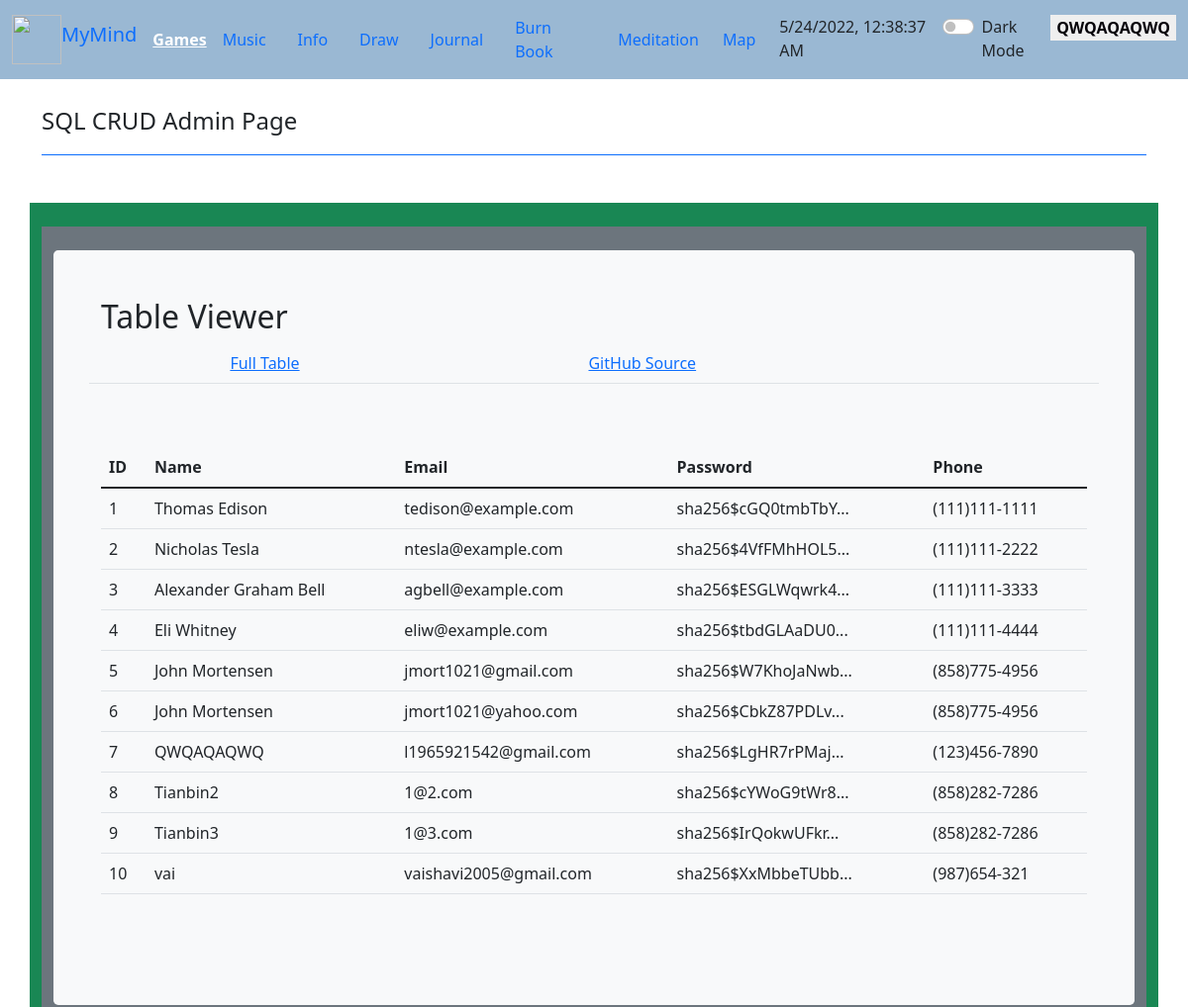
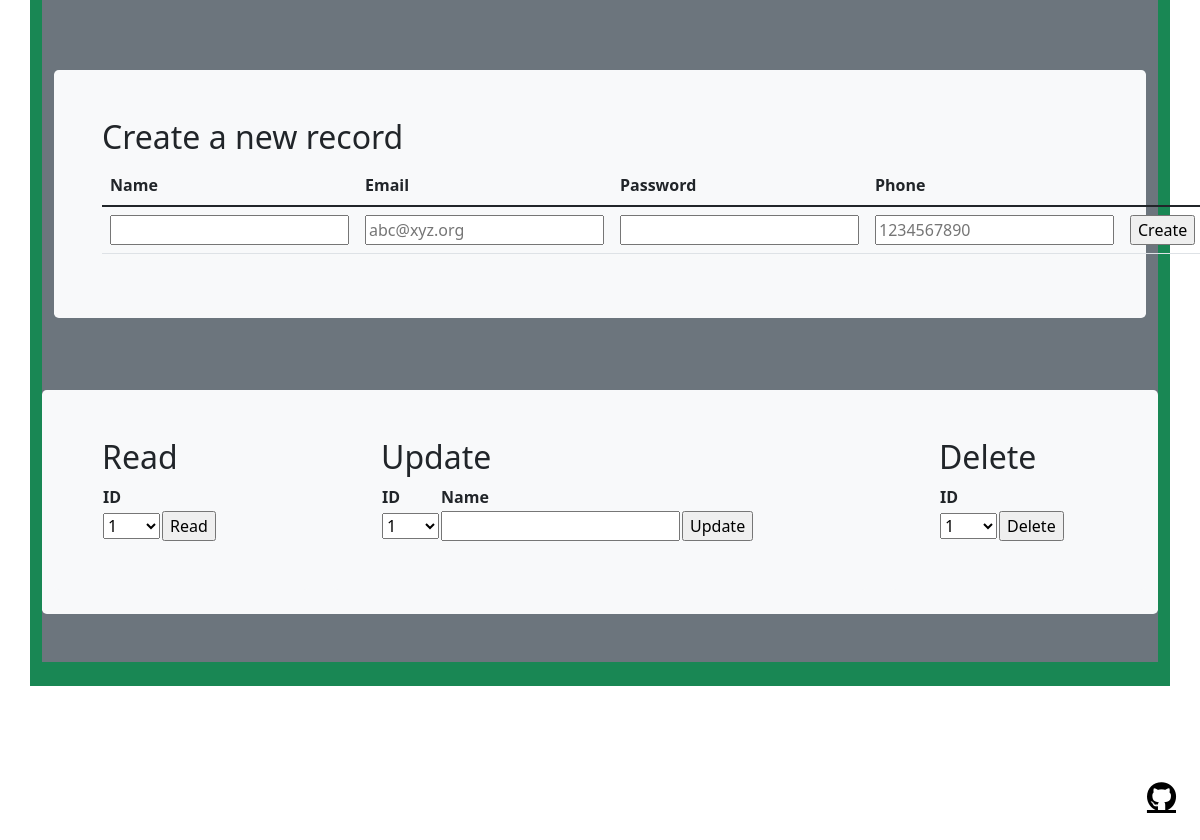
The page /crud/ (signed in) on the database its author committed (2 pictures, top to bottom).
### cruddy/model.py (models this page shows, shortened)
class Users(UserMixin, db.Model):
    __tablename__ = 'users'
    userID = db.Column(db.Integer, primary_key=True)
    name = db.Column(db.String(255), unique=False, nullable=False)
    email = db.Column(db.String(255), unique=True, nullable=False)
    password = db.Column(db.String(255), unique=False, nullable=False)
    phone = db.Column(db.String(255), unique=False, nullable=False)
    notes = db.relationship("Notes", cascade='all, delete', backref='users', lazy=True)
    def read(self):
        return {
            "userID": self.userID,
            "name": self.name,
            "email": self.email,
            "password": self.password,
            "phone": self.phone,
            "query": "by_alc"  # This is for fun, a little watermark
        }
    def delete(self):
        db.session.delete(self)
        db.session.commit()
        return None

### cruddy/app_crud.py (the view)
@app_crud.route('/')
@login_required  # Flask-Login uses this decorator to restrict acess to logged in users
def crud():
    return render_template("crud.html", table=users_all())

### cruddy/login.py (called while the page is built)
@login_manager.user_loader
def user_loader(user_id):
    if user_id is not None:
        return Users.query.get(user_id)
    return None

### cruddy/query.py (called while the page is built)
def users_all():
    table = Users.query.all()
    json_ready = [peep.read() for peep in table]
    return json_ready

### cruddy/templates/cruddy/crud.html (shortened to what this page needs)
<!DOCTYPE html>
{% extends "layout.html" %}
{% block content %}
<div class="container py-4">
    <header class="pb-3 mb-4 border-bottom border-primary text-dark">
        <span class="fs-4">SQL CRUD Admin Page</span>
    </header>
</div>
<div class="container py-4 text-light bg-success">
    <div class="container bg-secondary py-4">
        <div class="p-5 mb-4 bg-light text-dark rounded-3">
            <h2>Table Viewer</h2>
            <div class="row align-items-md-stretch">
                <table class="table">
                    <tbody>
                    <tr>
                        <td></td>
                        <td></td>
                        <td><a href={{url_for('crud.crud')}}>Full Table </a></td>
                        <td><a href="https://github.com/nighthawkcoders/nighthawk_csp/tree/master/crud">GitHub Source</a></td>
                    </tr>
                    </tbody>
                </table>
            </div>
            <div class="row align-items-md-stretch">
                <div class="container-fluid py-5">
                    <table class="table">
                        <thead>
                        <tr>
                            <th>ID</th>
                            <th>Name</th>
                            <th>Email</th>
                            <th>Password</th>
                            <th>Phone</th>
                        </tr>
                        </thead>
                        <tbody>
                        {% for row in table %}
                        {% set pn = "" ~ row['phone'] %}
                        {% set pnf = "(" ~ pn[0:3] ~ ")" ~ pn[3:6] ~ "-" ~ pn[6:10] %}
                        <tr>
                            <td>{{ row['userID'] }}</td>
                            <td>{{ row['name'] }}</td>
                            <td>{{ row['email'] }}</td>
                            <td>{{ row['password'] | truncate(20) }}</td>
                            <td>{{ pnf }}</td>
                        </tr>
                        {% endfor %}
                        </tbody>
                    </table>
                </div>
            </div>
        </div>
    </div>
    <div class="container bg-secondary py-4">
        <div class="p-5 mb-4 bg-light text-dark rounded-3">
            <h2>Create a new record</h2>
            <form method="POST" ID="create" action={{url_for('crud.create')}} >
                <table class="table">
                    <thead>
                    <tr>
                        <th><label for="name">Name</label></th>
                        <th><label for="email">Email</label></th>
                        <th><label for="password">Password</label></th>
                        <th><label for="phone">Phone</label></th>
                    </tr>
                    </thead>
                    <tbody>
                    <tr>
                        <td><input type="text" name="name" id="name" required></td>
                        <td><input type="email" name="email" id="email" placeholder="abc@xyz.org" required></td>
                        <td><input type="password" name="password" id="password" required></td>
                        <td><input type="tel" name="phone" id="phone" pattern="[0-9]{10}" placeholder="1234567890" required></td>
                        <td><input type="submit" value="Create"></td>
                    </tr>
                    </tbody>
                </table>
            </form>
        </div>
    </div>
    <div class="container bg-secondary py-4">
        <div class="row mb-4 bg-light text-dark rounded-3">
            <div class="col-md-3">
                <div class="p-5 mb-4 bg-light text-dark rounded-3">
                    <h2>Read</h2>
                    <form method="POST" ID="read" action={{url_for('crud.read')}} >
                        <table id="read_table">
                            <tr><th><label for="read_userid">ID</label></th></tr>
                            <tr>
                                <td>
                                    <select name="userid" id="read_userid">
                                        <optgroup label="userid">
                                            {% for row in table %}
                                            <option label="{{ row['userID'] }}">{{ row['userID'] }}</option>
                                            {% endfor %}
                                        </optgroup>
                                    </select>
                                </td>
                                <td>
                                    <input type="submit" value="Read">
                                </td>
                            </tr>
                        </table>
                    </form>
                </div>
            </div>
            <div class="col-md-6">
                <div class="p-5 mb-4 bg-light text-dark rounded-3">
                    <h2>Update</h2>
                    <form method="POST" ID="update" action={{url_for('crud.update')}} >
                        <table id="update_table">
                            <tr>
                                <th><label for="update_userid">ID</label></th>
                                <th><label for="update_name">Name</label></th>
                            </tr>
                            <tr>
                                <td>
                                    <select name="userid" id="update_userid">
                                        <optgroup label="userid">
                                            {% for row in table %}
                                            <option label="{{ row['userID'] }}">{{ row['userID'] }}</option>
                                            {% endfor %}
                                        </optgroup>
                                    </select>
                                </td>
                                <td><input type="text" name="name" id="update_name" required></td>
                                <td><input type="submit" value="Update"></td>
                            </tr>
                        </table>
                    </form>
                </div>
            </div>
            <div class="col-md-3">
                <div class="p-5 mb-4 bg-light text-dark rounded-3">
                    <h2>Delete</h2>
                    <form method="POST" ID="delete" action={{url_for('crud.delete')}} >
                        <table id="delete_table">
                            <tr><th><label for="delete_userid">ID</label></th></tr>
                            <tr>
                                <td>
                                    <select name="userid" id="delete_userid">
                                        <optgroup label="userid">
                                            {% for row in table %}
                                            <option label="{{ row['userID'] }}">{{ row['userID'] }}</option>
                                            {% endfor %}
                                        </optgroup>
                                    </select>
                                </td>
                                <td><input type="submit" value="Delete"></td>
                            </tr>
                        </table>
                    </form>
                </div>
            </div>
        </div>
    </div>
</div>
{% endblock %}

### templates/layout.html (shortened to what this page needs)
<!DOCTYPE html>
<html lang="en">
    <head>
        <link href="https://cdn.jsdelivr.net/npm/bootstrap@5.0.2/dist/css/bootstrap.min.css" rel="stylesheet">
        {% block colors %}
            <link rel="stylesheet" type="text/css" href={{  url_for("static", filename="scss/custom.css", version='219') }}>
        {% endblock %}
        {% include "fragments/navbar.html" %}
        <link rel="stylesheet" href="https://stackpath.bootstrapcdn.com/bootstrap/5.0.0-alpha1/css/bootstrap.min.css">
    </head>
    <body>
        {% block content %}{% endblock %}
        {% include "fragments/footer.html" %}
    </body>
</html>

### templates/fragments/navbar.html (shortened to what this page needs)
<nav class="navbar navbar-expand-lg text-navbar-dark-color bg-navbar-light-color">
    <div class="container-fluid">
        <div class="btn-group">
            <img src="{{ url_for('static', filename='assets/vintage-illustration-of-a-brain.jpg') }}" width="50" height="50" class="d-inline-block align-center" alt="">
            <a class="navbar-brand" href="{{ url_for('index') }}">MyMind</a>
        </div>
        <div class="dropdown-menu1">
                <a class="menu-btn1">Games</a>
        </div>
        <a class="nav-link" href="{{ url_for('music') }}">Music</a>
        <a class="nav-link" href="{{ url_for('api') }}">Info</a>
        <a class="nav-link" href="{{ url_for('draw') }}">Draw</a>
        <a class="nav-link" href="{{ url_for('notes.notes') }}">Journal</a>
        <a class="nav-link" href="{{ url_for('burnbook') }}">Burn Book</a>
        <a class="nav-link" href="{{ url_for('meditate') }}">Meditation</a>
        <div class="collapse navbar-collapse" id="navbarNavAltMarkup">
            <div class="navbar-nav">
                {% if current_user.is_authenticated %}
                <a class="nav-link" href="{{ url_for('gmap') }}">Map</a>
                {% else %}
                <a class="nav-link" href="{{ url_for('main_login') }}">Map</a>
                {% endif %}
            </div>
        </div>
        <div class="btn-group">
            <div class="px-3 text-navbar-dark-color">
                <span id="clock"></span>
            </div>
            <div class="form-check form-switch">
                <input type="checkbox" onclick="darkFunction()" class="form-check-input" id="darkSwitch">
                <label class="custom-control-label" for="darkSwitch">Dark Mode</label>
            </div>
            {% if current_user.is_authenticated %}
            <div class="dropdown-menuex">
                <button class="menu-btn">{{current_user.name}} </button>
            </div>
            {% else %}
            <a class="nav-link" href="{{ url_for('main_login') }}" ><button class="btn btn-danger">Login</button></a>
            {% endif %}
        </div>
    </div>
</nav>

### templates/fragments/footer.html (shortened to what this page needs)
<!DOCTYPE html>
<html lang="en">
    <head>
    </head>
    <body>
        <div class="px-4 py-5 my-5 text-end">
            <a class="fab fa-github" href="https://github.com/vaishavijay/pain.github.io"></a>
        </div>
    </body>
</html>

### templates/fragments/navbar.html (style rules this page uses)
.menu-btn { color: #040008; font-weight: bolder; border: none; }
.menu-btn1 { color: #FFFFFF; font-weight: bolder; border: none; }
.dropdown-menuex { position: relative; display: inline-block; }
.dropdown-menu1 { position: relative; }

### templates/fragments/footer.html (style rules this page uses)
.fab { color: black; font-size: 30px; }

### rows shown on the page
Users: name "QWQAQAQWQ", userID "7", email "l1965921542@gmail.com", password "sha256$LgHR7rPMaj...", pnf "(123)456-7890"
Users: userID "1", name "Thomas Edison", email "tedison@example.com", password "sha256$cGQ0tmbTbY...", pnf "(111)111-1111"
Users: userID "2", name "Nicholas Tesla", email "ntesla@example.com", password "sha256$4VfFMhHOL5...", pnf "(111)111-2222"
Users: userID "3", name "Alexander Graham Bell", email "agbell@example.com", password "sha256$ESGLWqwrk4...", pnf "(111)111-3333"
Users: userID "4", name "Eli Whitney", email "eliw@example.com", password "sha256$tbdGLAaDU0...", pnf "(111)111-4444"
Users: userID "5", name "John Mortensen", email "jmort1021@gmail.com", password "sha256$W7KhoJaNwb...", pnf "(858)775-4956"
Users: userID "6", name "John Mortensen", email "jmort1021@yahoo.com", password "sha256$CbkZ87PDLv...", pnf "(858)775-4956"
Users: userID "8", name "Tianbin2", email "1@2.com", password "sha256$cYWoG9tWr8...", pnf "(858)282-7286"
Users: userID "9", name "Tianbin3", email "1@3.com", password "sha256$IrQokwUFkr...", pnf "(858)282-7286"
Users: userID "10", name "vai", email "vaishavi2005@gmail.com", password "sha256$XxMbbeTUbb...", pnf "(987)654-321"

### other values the page prints
form field userid "1"
